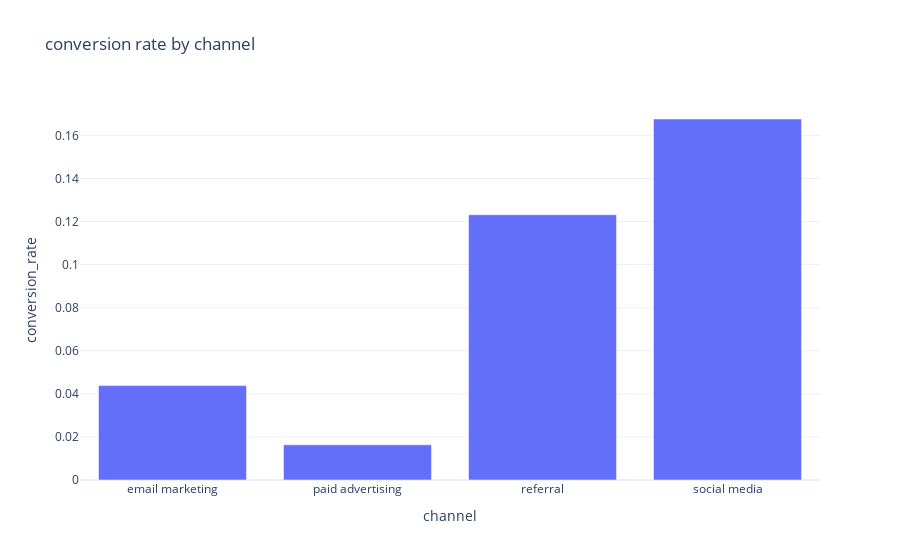

Here is the notebook cell this chart was saved with:
### Code cell
conversion_by_channel=df.groupby('channel')['conversion_rate'].mean().reset_index()
fig=px.bar(conversion_by_channel,x='channel',y='conversion_rate',title='conversion rate by channel')
fig.show()

### Figure 1 — Plotly figure (JSON) as saved in the notebook; plotly's stock layout.template omitted (floating-point values rounded to 4 significant figures)
{"data": [{"alignmentgroup": "True", "hovertemplate": "channel=%{x}<br>conversion_rate=%{y}<extra></extra>", "legendgroup": "", "marker": {"color": "#636efa", "pattern": {"shape": ""}}, "name": "", "offsetgroup": "", "orientation": "v", "showlegend": false, "textposition": "auto", "type": "bar", "x": ["email marketing", "paid advertising", "referral", "social media"], "xaxis": "x", "y": [0.04382, 0.01634, 0.1231, 0.1676], "yaxis": "y"}], "layout": {"autosize": true, "barmode": "relative", "legend": {"tracegroupgap": 0}, "title": {"text": "conversion rate by channel"}, "xaxis": {"anchor": "y", "autorange": true, "domain": [0, 1], "range": [-0.5, 3.5], "title": {"text": "channel"}, "type": "category"}, "yaxis": {"anchor": "x", "autorange": true, "domain": [0, 1], "range": [0, 0.1764], "title": {"text": "conversion_rate"}, "type": "linear"}}}
